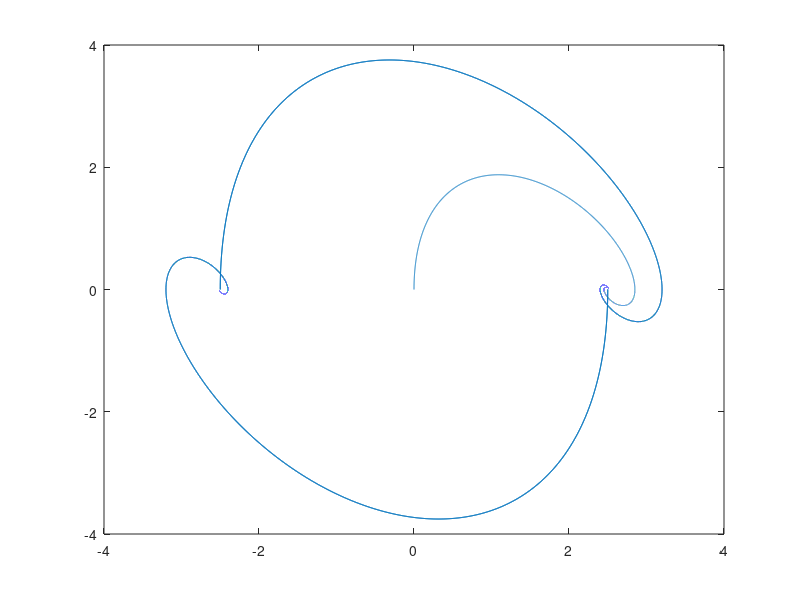
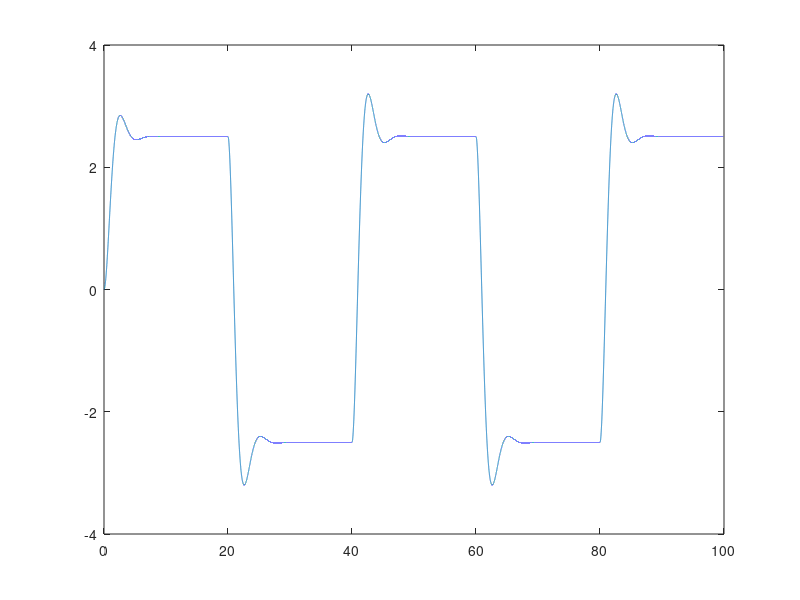
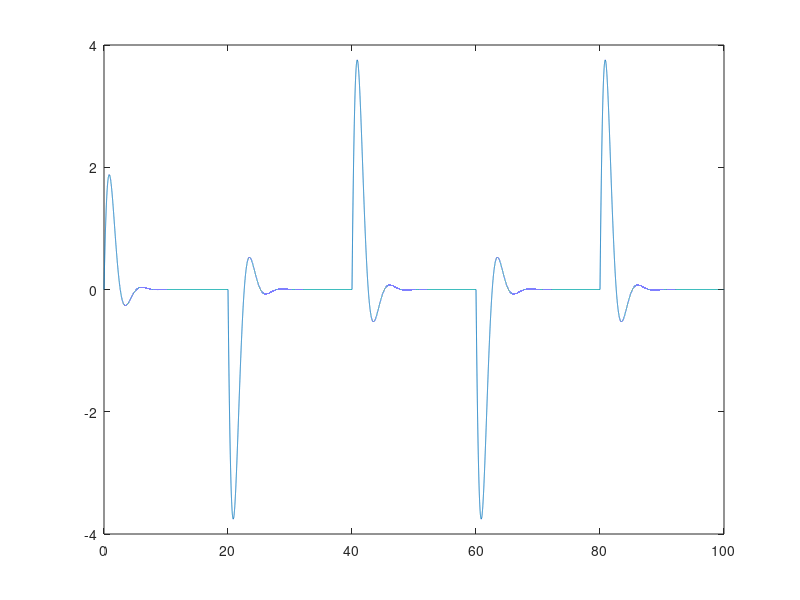

These figures' MATLAB source, in order:
%% Simulate a spring-mass system:
%% ------------------------------
m = 1;
c = 1.5;
k = 2;

%% input parameters:
%% -----------------
f = 1/40; %% frequency
a = 5; %% amplitude
t = 0:0.001:100;
u = a*(square(2*pi*f*t));
plot(t,u);
pause();

%% Define the system:
%% ------------------
A = [0 1; -k/m -c/m];
B = [0; 1];
C = [0 0];
D = 0;
sys = ss(A,B,C,D);
[~,~,X] = lsim(sys, u, t);

plot(X(:,1), X(:,2));

figure; plot(t, X(:,1));
figure; plot(t, X(:,2));



